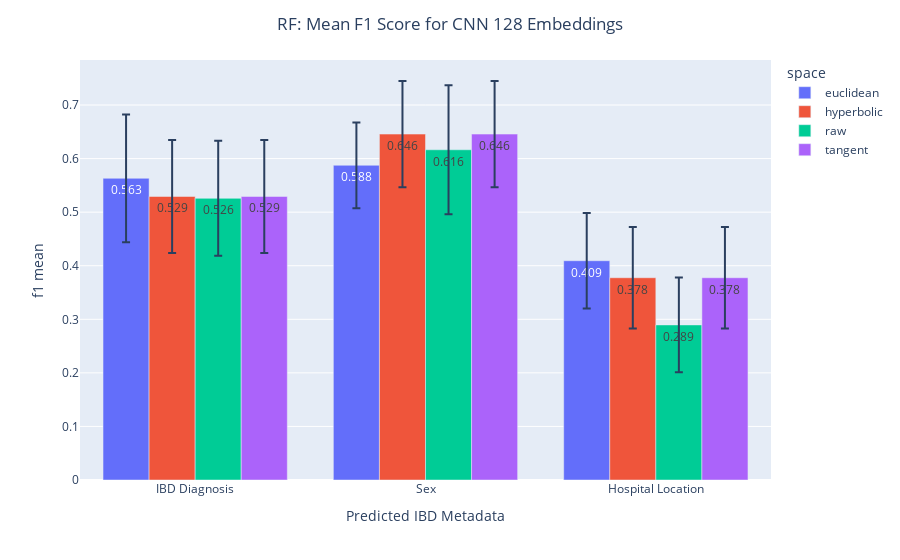

The notebook cell saved with this chart:
### Code cell
model = 'RF'
fig = px.bar(rf_df, x='feature', y='f1 mean', color='space', barmode='group', error_y='f1 std', text='f1 mean rounded')
fig.update_layout(title={'text': '{}: Mean F1 Score for CNN 128 Embeddings'.format(model), 'xanchor': 'center', 'x':0.5})
fig.update_xaxes(title="Predicted IBD Metadata")
fig.show()

### Figure 1 — Plotly figure (JSON) as saved in the notebook; plotly's stock layout.template omitted (floating-point values rounded to 4 significant figures)
{"data": [{"alignmentgroup": "True", "error_y": {"array": [0.1192, 0.08007, 0.08915]}, "hovertemplate": "space=euclidean<br>feature=%{x}<br>f1 mean=%{y}<br>f1 mean rounded=%{text}<extra></extra>", "legendgroup": "euclidean", "marker": {"color": "#636efa", "pattern": {"shape": ""}}, "name": "euclidean", "offsetgroup": "euclidean", "orientation": "v", "showlegend": true, "text": [0.563, 0.588, 0.409], "textposition": "auto", "type": "bar", "x": ["IBD Diagnosis", "Sex", "Hospital Location"], "xaxis": "x", "y": [0.5632, 0.5875, 0.4094], "yaxis": "y"}, {"alignmentgroup": "True", "error_y": {"array": [0.1055, 0.0991, 0.09469]}, "hovertemplate": "space=hyperbolic<br>feature=%{x}<br>f1 mean=%{y}<br>f1 mean rounded=%{text}<extra></extra>", "legendgroup": "hyperbolic", "marker": {"color": "#EF553B", "pattern": {"shape": ""}}, "name": "hyperbolic", "offsetgroup": "hyperbolic", "orientation": "v", "showlegend": true, "text": [0.529, 0.646, 0.378], "textposition": "auto", "type": "bar", "x": ["IBD Diagnosis", "Sex", "Hospital Location"], "xaxis": "x", "y": [0.5293, 0.6458, 0.3776], "yaxis": "y"}, {"alignmentgroup": "True", "error_y": {"array": [0.1073, 0.1204, 0.08835]}, "hovertemplate": "space=raw<br>feature=%{x}<br>f1 mean=%{y}<br>f1 mean rounded=%{text}<extra></extra>", "legendgroup": "raw", "marker": {"color": "#00cc96", "pattern": {"shape": ""}}, "name": "raw", "offsetgroup": "raw", "orientation": "v", "showlegend": true, "text": [0.526, 0.616, 0.289], "textposition": "auto", "type": "bar", "x": ["IBD Diagnosis", "Sex", "Hospital Location"], "xaxis": "x", "y": [0.5258, 0.6165, 0.2895], "yaxis": "y"}, {"alignmentgroup": "True", "error_y": {"array": [0.1055, 0.0991, 0.09469]}, "hovertemplate": "space=tangent<br>feature=%{x}<br>f1 mean=%{y}<br>f1 mean rounded=%{text}<extra></extra>", "legendgroup": "tangent", "marker": {"color": "#ab63fa", "pattern": {"shape": ""}}, "name": "tangent", "offsetgroup": "tangent", "orientation": "v", "showlegend": true, "text": [0.529, 0.646, 0.378], "textposition": "auto", "type": "bar", "x": ["IBD Diagnosis", "Sex", "Hospital Location"], "xaxis": "x", "y": [0.5293, 0.6458, 0.3776], "yaxis": "y"}], "layout": {"barmode": "group", "legend": {"title": {"text": "space"}, "tracegroupgap": 0}, "margin": {"t": 60}, "title": {"text": "RF: Mean F1 Score for CNN 128 Embeddings", "x": 0.5, "xanchor": "center"}, "xaxis": {"anchor": "y", "domain": [0, 1], "title": {"text": "Predicted IBD Metadata"}}, "yaxis": {"anchor": "x", "domain": [0, 1], "title": {"text": "f1 mean"}}}}
